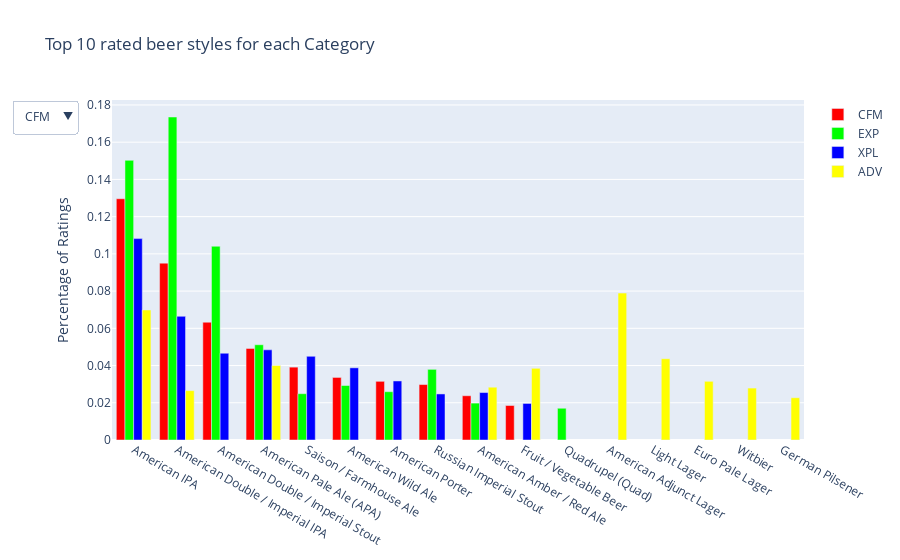

Source (notebook cell):
### Code cell
# same plot as above but when you click on a category it will be sorted by that category

fig = go.Figure()

fig.add_trace(go.Bar(
    y=cfm_style_count.values,
    x=cfm_style_count.index,
    name="CFM",
    orientation='v',
    marker_color='#FF0000'
))
fig.add_trace(go.Bar(
    y=exp_style_count.values,
    x=exp_style_count.index,
    name="EXP",
    orientation='v',
    marker_color='#00FF00'
))
fig.add_trace(go.Bar(
    y=xpl_style_count.values,
    x=xpl_style_count.index,
    name="XPL",
    orientation='v',

    marker_color='#0000FF'
))
fig.add_trace(go.Bar(
    y=adv_style_count.values,
    x=adv_style_count.index,
    name="ADV",
    orientation='v',
    marker_color='#FFFF00'
))

# set the x-axis to be the style names
fig.update_layout(xaxis={'categoryorder':'array', 'categoryarray':cfm_style_count.index})

# set the y-axis to be the percentage of ratings
fig.update_layout(yaxis_title="Percentage of Ratings")

# set the title
fig.update_layout(title_text="Top 10 rated beer styles for each Category")

fig.update_layout(barmode='group')

# add a dropdown menu to select the category
fig.update_layout(
    updatemenus=[
        dict(
            active=0,
            buttons=list([
                dict(label="CFM",
                        method="update",
                        args=[{"visible": [True, False, False, False]},
                            {"title": "CFM",
                            "xaxis": {'categoryorder':'array', 'categoryarray':cfm_style_count.index}}]),
                dict(label="EXP",
                        method="update",
                        args=[{"visible": [False, True, False, False]},
                            {"title": "EXP",
                            "xaxis": {'categoryorder':'array', 'categoryarray':exp_style_count.index}}]),
                dict(label="XPL",
                        method="update",
                        args=[{"visible": [False, False, True, False]},
                            {"title": "XPL",
                            "xaxis": {'categoryorder':'array', 'categoryarray':xpl_style_count.index}}]),
                dict(label="ADV",
                        method="update",
                        args=[{"visible": [False, False, False, True]},
                            {"title": "ADV",
                            "xaxis": {'categoryorder':'array', 'categoryarray':adv_style_count.index}}])
            ]),
        )
    ])

fig.show()

### Figure 1 — Plotly figure (JSON) as saved in the notebook; plotly's stock layout.template omitted (floating-point values rounded to 4 significant figures)
{"data": [{"marker": {"color": "#FF0000"}, "name": "CFM", "orientation": "v", "type": "bar", "x": ["American IPA", "American Double / Imperial IPA", "American Double / Imperial Stout", "American Pale Ale (APA)", "Saison / Farmhouse Ale", "American Wild Ale", "American Porter", "Russian Imperial Stout", "American Amber / Red Ale", "Fruit / Vegetable Beer"], "y": [0.1296, 0.09502, 0.06328, 0.0492, 0.03914, 0.03361, 0.03152, 0.0298, 0.02378, 0.01853]}, {"marker": {"color": "#00FF00"}, "name": "EXP", "orientation": "v", "type": "bar", "x": ["American Double / Imperial IPA", "American IPA", "American Double / Imperial Stout", "American Pale Ale (APA)", "Russian Imperial Stout", "American Wild Ale", "American Porter", "Saison / Farmhouse Ale", "American Amber / Red Ale", "Quadrupel (Quad)"], "y": [0.1735, 0.1502, 0.1041, 0.05118, 0.03796, 0.02928, 0.02596, 0.02488, 0.01982, 0.01706]}, {"marker": {"color": "#0000FF"}, "name": "XPL", "orientation": "v", "type": "bar", "x": ["American IPA", "American Double / Imperial IPA", "American Pale Ale (APA)", "American Double / Imperial Stout", "Saison / Farmhouse Ale", "American Wild Ale", "American Porter", "American Amber / Red Ale", "Russian Imperial Stout", "Fruit / Vegetable Beer"], "y": [0.1082, 0.06645, 0.04844, 0.04662, 0.04498, 0.03878, 0.03172, 0.02549, 0.02474, 0.01963]}, {"marker": {"color": "#FFFF00"}, "name": "ADV", "orientation": "v", "type": "bar", "x": ["American Adjunct Lager", "American IPA", "Light Lager", "American Pale Ale (APA)", "Fruit / Vegetable Beer", "Euro Pale Lager", "American Amber / Red Ale", "Witbier", "American Double / Imperial IPA", "German Pilsener"], "y": [0.07893, 0.06986, 0.04366, 0.04001, 0.03852, 0.03154, 0.02836, 0.0279, 0.02651, 0.02271]}], "layout": {"barmode": "group", "title": {"text": "Top 10 rated beer styles for each Category"}, "updatemenus": [{"active": 0, "buttons": [{"args": [{"visible": [true, false, false, false]}, {"title": "CFM", "xaxis": {"categoryarray": ["American IPA", "American Double / Imperial IPA", "American Double / Imperial Stout", "American Pale Ale (APA)", "Saison / Farmhouse Ale", "American Wild Ale", "American Porter", "Russian Imperial Stout", "American Amber / Red Ale", "Fruit / Vegetable Beer"], "categoryorder": "array"}}], "label": "CFM", "method": "update"}, {"args": [{"visible": [false, true, false, false]}, {"title": "EXP", "xaxis": {"categoryarray": ["American Double / Imperial IPA", "American IPA", "American Double / Imperial Stout", "American Pale Ale (APA)", "Russian Imperial Stout", "American Wild Ale", "American Porter", "Saison / Farmhouse Ale", "American Amber / Red Ale", "Quadrupel (Quad)"], "categoryorder": "array"}}], "label": "EXP", "method": "update"}, {"args": [{"visible": [false, false, true, false]}, {"title": "XPL", "xaxis": {"categoryarray": ["American IPA", "American Double / Imperial IPA", "American Pale Ale (APA)", "American Double / Imperial Stout", "Saison / Farmhouse Ale", "American Wild Ale", "American Porter", "American Amber / Red Ale", "Russian Imperial Stout", "Fruit / Vegetable Beer"], "categoryorder": "array"}}], "label": "XPL", "method": "update"}, {"args": [{"visible": [false, false, false, true]}, {"title": "ADV", "xaxis": {"categoryarray": ["American Adjunct Lager", "American IPA", "Light Lager", "American Pale Ale (APA)", "Fruit / Vegetable Beer", "Euro Pale Lager", "American Amber / Red Ale", "Witbier", "American Double / Imperial IPA", "German Pilsener"], "categoryorder": "array"}}], "label": "ADV", "method": "update"}]}], "xaxis": {"categoryarray": ["American IPA", "American Double / Imperial IPA", "American Double / Imperial Stout", "American Pale Ale (APA)", "Saison / Farmhouse Ale", "American Wild Ale", "American Porter", "Russian Imperial Stout", "American Amber / Red Ale", "Fruit / Vegetable Beer"], "categoryorder": "array"}, "yaxis": {"title": {"text": "Percentage of Ratings"}}}}
